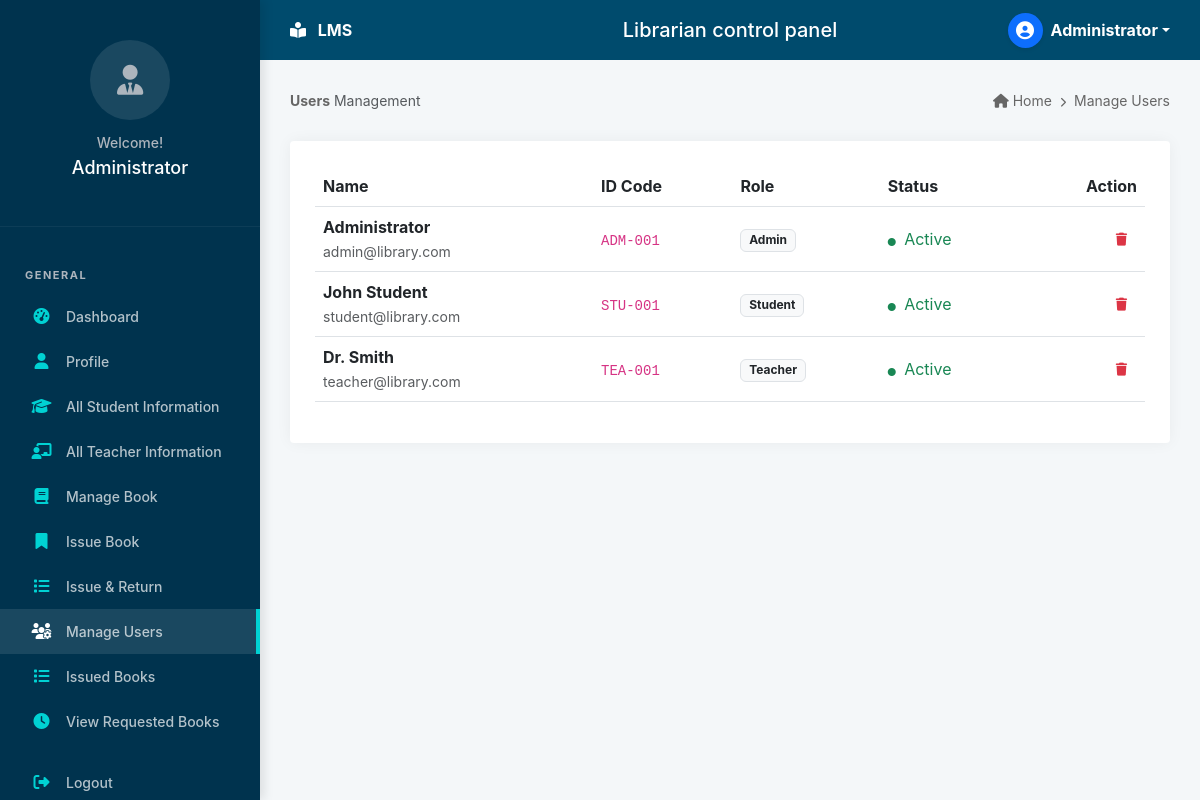
The page /admin/users_manage.php (signed in) on the database its author committed.
### tables this page shows
CREATE TABLE IF NOT EXISTS `users` (
  `id` int(11) NOT NULL AUTO_INCREMENT,
  `name` varchar(255) NOT NULL,
  `email` varchar(255) NOT NULL UNIQUE,
  `password` varchar(255) NOT NULL,
  `role` enum('admin','student','teacher') NOT NULL DEFAULT 'student',
  `user_id_code` varchar(50) DEFAULT NULL,  
  `phone` varchar(20) DEFAULT NULL,
  `profile_pic` varchar(255) DEFAULT 'default_user.png',
  `status` enum('active','inactive') DEFAULT 'active',
  `created_at` timestamp NOT NULL DEFAULT current_timestamp(),
  PRIMARY KEY (`id`)
);

### admin/users_manage.php (the view, shortened to what this page needs)
<?php
require_once '../config/db.php';
$users = $pdo->query("SELECT * FROM users ORDER BY created_at DESC")->fetchAll();
include '../includes/header.php';
include '../includes/sidebar.php';
?>
<div class="main-content">
    <div class="breadcrumb-section">
        <div><span class="fw-bold">Users</span> <span class="text-muted">Management</span></div>
        <div><i class="fas fa-home"></i> Home <i class="fas fa-chevron-right mx-1" style="font-size: 10px;"></i> Manage Users</div>
    </div>
    <div class="card-custom">
        <div class="table-responsive">
            <table class="table table-hover align-middle">
                <thead>
                    <tr>
                        <th>Name</th>
                        <th>ID Code</th>
                        <th>Role</th>
                        <th>Status</th>
                        <th class="text-end">Action</th>
                    </tr>
                </thead>
                <tbody>
                    <?php foreach ($users as $u): ?>
                    <tr>
                        <td><span class="fw-bold"><?php echo $u['name']; ?></span><br><small class="text-muted"><?php echo $u['email']; ?></small></td>
                        <td><code><?php echo $u['user_id_code']; ?></code></td>
                        <td><span class="badge bg-light text-dark border"><?php echo ucfirst($u['role']); ?></span></td>
                        <td><span class="text-success"><i class="fas fa-circle me-1" style="font-size: 8px;"></i> <?php echo ucfirst($u['status']); ?></span></td>
                        <td class="text-end">
                            <a href="../actions/user_actions.php?action=delete&id=<?php echo $u['id']; ?>"
                               class="btn btn-sm btn-outline-danger"
                               onclick="return confirm('Are you sure you want to delete this user?')">
                                <i class="fas fa-trash"></i>
                            </a>
                        </td>
                    </tr>
                    <?php endforeach; ?>
                </tbody>
            </table>
        </div>
    </div>
</div>
<?php include '../includes/footer.php'; ?>

### assets/css/style.css (style rules this page uses)
:root { --navy-dark: #002b44; --navy-sidebar: #00334e; --navy-header: #004b6d; --text-white: #ffffff; --text-muted: #adb5bd; --card-cyan: #17a2b8; --card-green: #28a745; --card-cyan: #00d2d3; --card-green: #1dd1a1; --card-red: #ff6b6b; --card-orange: #ffc107; --card-blue: #48dbfb; --bg-light: #f4f7f9; --border-color: #dee2e6; --sidebar-width: 260px; --header-height: 60px; --transition: all 0.3s ease; --sidebar-hover: rgba(255, 255, 255, 0.08); --sidebar-active: #00d2d3; }
* { margin: 0; padding: 0; box-sizing: border-box; }
body { font-family: "Inter", -apple-system, BlinkMacSystemFont, "Segoe UI", Roboto, sans-serif; background-color: var(--bg-light); color: #2f3542; overflow-x: hidden; }
.main-content { margin-left: var(--sidebar-width); margin-top: var(--header-height); padding: 30px; min-height: calc(100vh - var(--header-height)); }
.breadcrumb-section { display: flex; justify-content: space-between; margin-bottom: 30px; font-size: 14px; color: #666; }
.card-custom { background: white; border-radius: 4px; box-shadow: 0 0 15px rgba(0, 0, 0, 0.05); padding: 25px; }
.btn { display: inline-flex; align-items: center; justify-content: center; gap: 8px; padding: 10px 14px; font-weight: 600; border-radius: 8px; border: none; cursor: pointer; transition: var(--transition); }
.btn-sm { padding: 6px 10px; font-size: 13px; border-radius: 6px; }
.table .btn { padding: 6px 10px; }

### rows shown on the page
users: name "Administrator", email "admin@library.com", user_id_code "ADM-001", role "Admin", status "Active"
users: name "John Student", email "student@library.com", user_id_code "STU-001", role "Student", status "Active"
users: name "Dr. Smith", email "teacher@library.com", user_id_code "TEA-001", role "Teacher", status "Active"

### other values the page prints
$_SESSION['name'] "Administrator"
